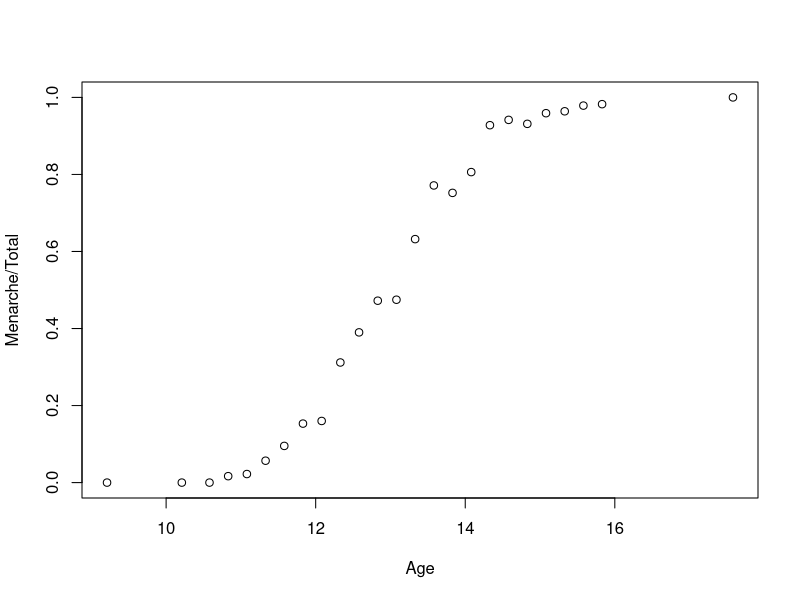

Reproduce this figure in R. (Note: this script raises an error after producing the figure.)
library(MASS)
data(menarche)

summary(menarche)
plot(Menarche/Total ~ Age, data=menarche)

#################################################### Logit Model ############################################

glm.out1<-glm(cbind(Menarche, Total-Menarche) ~ Age,family=binomial(logit), data=menarche)
summary(glm.out1)

# Change age variable to be difference from 13 so that prior point estimate 
# of 0 (corresponding to 50% of population) having undergone menarche by age 13
# makes sense 

Age2=menarche$Age-13


n<-1000

# Prior below implies point estimate that 10% of population at age 10
# and 90% by age 16 has undergone Menarche

mu<-matrix(0,nrow=2,ncol=1)
mu[2,1]=(log(0.9/0.1)-log(0.5/0.5))/3

V1<-1*diag(2)

# 2 standard deviations for prior estimate at age 13 between 0.1 and 0.9
## Specifies uncertainty around the point estimates

V1[1,1]<-((log(0.9/0.1)-log(0.5/0.5))/2)^2 
V1[2,2]<-10  ## May want to modify this
V1[2,2]=(3*mu[2,1]/2)^2  # Allows slope to be up to 3 times as large as point estimate 


glm.out2<-glm(cbind(Menarche, Total-Menarche) ~ Age2,family=binomial(logit), data=menarche)
summary(glm.out2)

## Compare prior to Maximum likelihood estimates 

Like_std=summary(glm.out2)$coefficients[,2]
Menarche_Prior_Error_Checks=Prior_Likelihood_Check(mu,sqrt(diag(V1)),glm.out2$coefficients,Like_std)

# Note that maximum likelihood estimate for intercept seems consistent with prior
# but prior point estimate for slope seems to be low compared to
# maximum likelihood estimate. Modify slope a bit

Menarche_Prior_Error_Checks

## Weird Cbars are printed during this call (need to modify code-remove printing)
## May be because Gridtype =1  

glmb.out1<-glmb(n=n,cbind(Menarche, Total-Menarche) ~ Age2,family=binomial(logit),mu=mu,Sigma=V1,Gridtype=1, data=menarche)
summary(glmb.out1)

# ~28.205 candidates per iid sample 


#################################################### Probit Model ############################################

# Need to improve the prior specification here 

mu<-matrix(0,nrow=2,ncol=1)
mu[2,1]=2*(0.9-0.5)/3 ## Implied Slope at age 13 should be 0.5*mu[1,1]*(0.9-0.5)/3 
V1<-1*diag(2)


# 2 standard deviations for prior estimate at age 13 between 0.1 and 0.9
## Specifies uncertainty around the point estimates

V1[1,1]=((0.9-0.5)/2)^2 
V1[2,2]=(3*mu[2,1]/2)^2  # Allows slope to be up to 3 times as large as point estimate 

  
Menarche_Prior_Error_Checks
glm.out2<-glm(cbind(Menarche,Total-Menarche)~Age2,family=binomial(probit), data=menarche)
summary(glm.out2)

#  Note: Slope coefficient here is a bit more than half of the value of that in the logit model 

Like_std=summary(glm.out2)$coefficients[,2]
Menarche_Prior_Error_Checks=Prior_Likelihood_Check(mu,sqrt(diag(V1)),glm.out2$coefficients,Like_std)

glmb.out2<-glmb(n=n,cbind(Menarche,Total-Menarche)~Age2,family=binomial(probit),mu=mu,Sigma=V1,Gridtype=1,data=menarche)
summary(glmb.out2)

# ~18.621 candidates per iid sampl


#################################################### Clog_Log Model ############################################

# Need to improve the prior specification here 

mu<-matrix(0,nrow=2,ncol=1)
mu[1,1]=log(-log(1-0.5))  # Derived prior
1-exp(-exp((mu[1,1])))    # implies point estimate at age 13 is 0.5
mu[2,1]=(log(-log(1-0.9))-mu[1,1])/3 # implies 90% menarche at age 16


V1<-1*diag(2)
V1[1,1]=((log(-log(1-0.9))-mu[1,1])/2)^2  ## Corresponding standard deviation
V1[2,2]=(3*mu[2,1]/2)^2  # Allows slope to be up to 3 times as large as point estimate 


glm.out3 <-glm(cbind(Menarche, Total-Menarche) ~ Age2,family=binomial(cloglog), data=menarche)
summary(glm.out3)

#1-exp(-exp(-0.59602))

Like_std=summary(glm.out3)$coefficients[,2]
Menarche_Prior_Error_Checks=Prior_Likelihood_Check(mu,sqrt(diag(V1)),glm.out3$coefficients,Like_std)


glmb.out3<-glmb(n=n,cbind(Menarche,Total-Menarche)~Age2,family=binomial(cloglog),mu=mu,Sigma=V1,Gridtype=1,data=menarche)
summary(glmb.out3)

# Candidates per iid samples ~ 46.17

